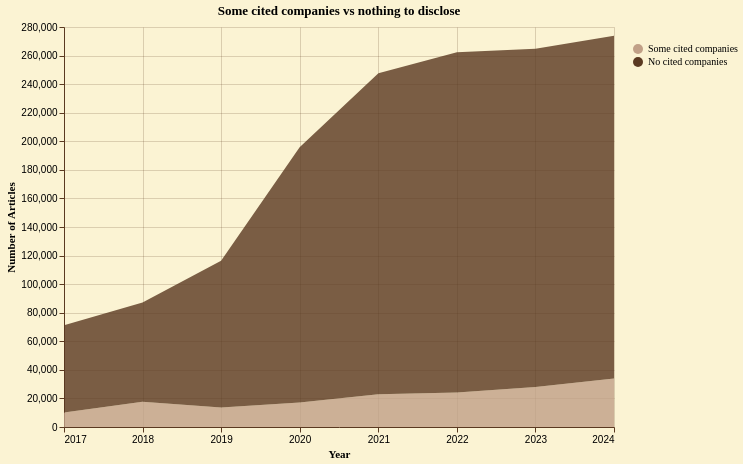

Here is the Vega-Lite specification saved for this chart:
### Vega-Lite specification from a JSON file in a GitHub repository (floating-point values rounded to 4 significant figures)
{"config": {"background": "#fbf3d3", "view": {"stroke": "transparent", "width": 550, "height": 400}, "axis": {"domainColor": "#5a3921", "gridColor": "#5a3921", "gridOpacity": 0.2, "tickColor": "#5a3921", "labelColor": "black", "titleColor": "black", "titleFont": "EB Garamond"}, "legend": {"labelColor": "black", "titleColor": "black", "labelFont": "EB Garamond", "titleFont": "EB Garamond"}, "title": {"color": "black", "font": "EB Garamond"}, "mark": {"color": "#6b4a32", "opacity": 0.8}, "bar": {"color": "#6b4a32", "opacity": 0.8}, "line": {"color": "#6b4a32", "opacity": 0.8}, "area": {"color": "#6b4a32", "opacity": 0.8}, "point": {"color": "#6b4a32", "opacity": 0.8}}, "data": {"name": "data-f968767946b20c865f370c3e859472e2"}, "mark": {"type": "area"}, "encoding": {"color": {"field": "declared", "scale": {"domain": ["Some cited companies", "No cited companies"], "range": ["#c1a087", "#5a3921"]}, "title": " ", "type": "nominal"}, "order": {"field": "stack_order", "type": "quantitative"}, "tooltip": [{"field": "year", "format": "%Y", "title": "Year", "type": "temporal"}, {"field": "declared", "title": " ", "type": "nominal"}, {"field": "count", "format": ",", "title": "Number of Articles", "type": "quantitative"}], "x": {"field": "year", "title": "Year", "type": "temporal"}, "y": {"field": "count", "title": "Number of Articles", "type": "quantitative"}}, "title": "Some cited companies vs nothing to disclose", "$schema": "https://vega.github.io/schema/vega-lite/v5.20.1.json", "datasets": {"data-f968767946b20c865f370c3e859472e2": [{"year": "2017-01-01T00:00:00", "declared": "Some cited companies", "count": 10213, "stack_order": 0}, {"year": "2017-01-01T00:00:00", "declared": "No cited companies", "count": 61067, "stack_order": 1}, {"year": "2018-01-01T00:00:00", "declared": "Some cited companies", "count": 17590, "stack_order": 0}, {"year": "2018-01-01T00:00:00", "declared": "No cited companies", "count": 69486, "stack_order": 1}, {"year": "2019-01-01T00:00:00", "declared": "Some cited companies", "count": 13602, "stack_order": 0}, {"year": "2019-01-01T00:00:00", "declared": "No cited companies", "count": 102759, "stack_order": 1}, {"year": "2020-01-01T00:00:00", "declared": "Some cited companies", "count": 17169, "stack_order": 0}, {"year": "2020-01-01T00:00:00", "declared": "No cited companies", "count": 178623, "stack_order": 1}, {"year": "2021-01-01T00:00:00", "declared": "Some cited companies", "count": 23006, "stack_order": 0}, {"year": "2021-01-01T00:00:00", "declared": "No cited companies", "count": 224706, "stack_order": 1}, {"year": "2022-01-01T00:00:00", "declared": "Some cited companies", "count": 24084, "stack_order": 0}, {"year": "2022-01-01T00:00:00", "declared": "No cited companies", "count": 238313, "stack_order": 1}, {"year": "2023-01-01T00:00:00", "declared": "Some cited companies", "count": 27958, "stack_order": 0}, {"year": "2023-01-01T00:00:00", "declared": "No cited companies", "count": 236750, "stack_order": 1}, {"year": "2024-01-01T00:00:00", "declared": "Some cited companies", "count": 34022, "stack_order": 0}, {"year": "2024-01-01T00:00:00", "declared": "No cited companies", "count": 239868, "stack_order": 1}]}}
